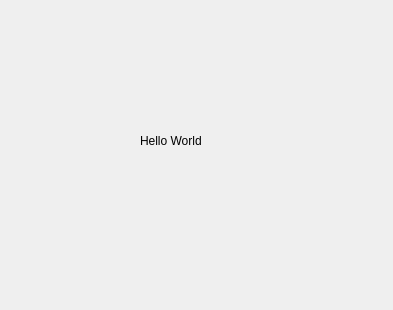
<?xml version="1.0" encoding="UTF-8"?>
<ui version="4.0">
 <class>Widget</class>
 <widget class="QWidget" name="Widget">
  <property name="geometry">
   <rect>
    <x>0</x>
    <y>0</y>
    <width>393</width>
    <height>310</height>
   </rect>
  </property>
  <property name="windowTitle">
   <string>Widget</string>
  </property>
  <widget class="QLabel" name="label">
   <property name="geometry">
    <rect>
     <x>140</x>
     <y>120</y>
     <width>111</width>
     <height>41</height>
    </rect>
   </property>
   <property name="text">
    <string>Hello World</string>
   </property>
  </widget>
 </widget>
 <resources/>
 <connections/>
</ui>
